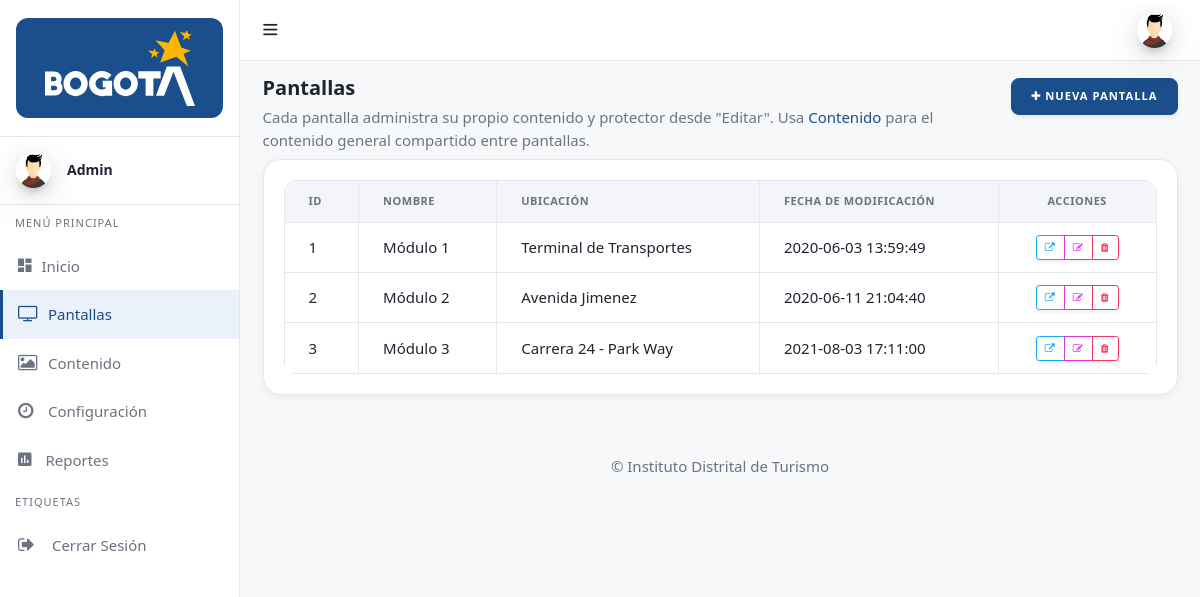
Screenshot of /admin/modulos.php (signed in) with the database file from the repository.
### tables this page shows
CREATE TABLE `usuarios` (
  `ID` int(11) NOT NULL,
  `Nombre` varchar(80) NOT NULL,
  `Correo` varchar(80) NOT NULL,
  `Foto_Usuario` varchar(80) NOT NULL,
  `Funcion` int(11) NOT NULL,
  `Password` varchar(50) NOT NULL
);

CREATE TABLE `modulos` (
  `ID` int(11) NOT NULL,
  `nombre_modulo` varchar(150) NOT NULL,
  `ubicacion` varchar(150) NOT NULL,
  `fecha_modificacion` datetime NOT NULL,
  `Usuario` varchar(50) NOT NULL
);

### admin/modulos.php (the view, shortened to what this page needs)
<?php
include 'assets/php/Conexion_DB.php';
$id = $_SESSION['id_Correo'];
$sql = "SELECT usuarios.ID, usuarios.Nombre, usuarios.Correo, usuarios.Foto_Usuario, funciones_usuario.Funcion FROM usuarios INNER JOIN funciones_usuario ON usuarios.Funcion = funciones_usuario.ID WHERE usuarios.ID = '$id' ";
$resultado = mysqli_query($conexion, $sql);
$datos = mysqli_fetch_array($resultado);
$name_user = $datos['Nombre'];
$mail_user = $datos['Correo'];
$foto_user = $datos['Foto_Usuario'];
$funcion_user = $datos['Funcion'];
$sql_modulos = "SELECT * FROM modulos ORDER BY ID ASC";
$consulta_modulos = mysqli_query($conexion, $sql_modulos);
$total_modulos = mysqli_num_rows($consulta_modulos);
?>
<!DOCTYPE html>
<html lang="es">
<head>
  <link href="assets/plugins/simplebar/css/simplebar.css" rel="stylesheet"/>
  <link href="assets/css/bootstrap.min.css" rel="stylesheet"/>
  <link href="assets/css/animate.css" rel="stylesheet" type="text/css"/>
  <link href="assets/css/icons.css" rel="stylesheet" type="text/css"/>
  <link href="assets/css/sidebar-menu.css" rel="stylesheet"/>
  <link href="assets/css/app-style.css" rel="stylesheet"/>
</head>
<body class="bg-theme bg-theme2">
 <div id="wrapper">
	 <?php include 'assets/php/menu_lateral.php' ?>
	 <?php include 'assets/php/menu_superior.php' ?>
  <div class="content-wrapper">
    <div class="container-fluid">
     <div class="row pt-2 pb-2">
        <div class="col-sm-9">
			<h4 class="page-title">Pantallas</h4>
			<p class="text-muted mb-0">Cada pantalla administra su propio contenido y protector desde "Editar". Usa <a href="contenido.php">Contenido</a> para el contenido general compartido entre pantallas.</p>
	   </div>
	   <div class="col-sm-3 text-right">
		   <a href="nuevo_modulo.php" class="btn btn-primary"><i class="fa fa-plus"></i> Nueva pantalla</a>
	   </div>
     </div>
      <div class="row">
        <div class="col-lg-12">
          <div class="card">
            <div class="card-body">
			  <div class="table-responsive">
              <table class="table table-bordered">
                <thead>
                  <tr>
                    <th scope="col">ID</th>
                    <th scope="col">Nombre</th>
                    <th scope="col">Ubicación</th>
                    <th scope="col">Fecha de Modificación</th>
					<th scope="col" class="text-center">Acciones</th>
                  </tr>
                </thead>
                <tbody>
				<?php if ($total_modulos === 0): ?>
				  <tr>
					<td colspan="5" class="text-center text-muted">No hay pantallas registradas todavía.</td>
				  </tr>
				<?php else: foreach ($consulta_modulos as $datos_modulos){
						$id_fila = $datos_modulos['ID'];
						$nombre_fila = htmlspecialchars($datos_modulos['nombre_modulo']);
				?>
                  <tr>
					<td><?php echo $id_fila; ?></td>
                    <td><?php echo $nombre_fila; ?></td>
                    <td><?php echo htmlspecialchars($datos_modulos['ubicacion']); ?></td>
					<td><?php echo $datos_modulos['fecha_modificacion']; ?></td>
					<td class="text-center">
						<div class="btn-group btn-group-sm" role="group">
							<a href="../app/index.php?pantalla=<?php echo $id_fila; ?>" target="_blank" rel="noopener noreferrer" class="btn btn-outline-primary" title="Ver pantalla" data-toggle="tooltip">
								<i class="fa fa-external-link"></i>
							</a>
							<a href="editar_modulo.php?id=<?php echo $id_fila; ?>" class="btn btn-outline-secondary" title="Editar">
								<i class="fa fa-edit"></i>
							</a>
							<a href="assets/php/eliminar_modulo.php?id=<?php echo $id_fila; ?>"
							   class="btn btn-outline-danger js-confirm-delete" title="Eliminar"
							   data-title="¿Eliminar pantalla?"
							   data-body="Esta acción eliminará la pantalla &quot;<?php echo $nombre_fila; ?>&quot; junto con su contenido y protector propios. Esta acción no se puede deshacer.">
								<i class="fa fa-trash"></i>
							</a>
						</div>
					</td>
                  </tr>
                 <?php } endif; ?>
                </tbody>
              </table>
            </div>
            </div>
          </div>
        </div>
    </div>
    </div>
   </div>
	<footer class="footer">
      <div class="container">
        <div class="text-center">
           © Instituto Distrital de Turismo
        </div>
      </div>
    </footer>
  </div>
</body>
</html>

### admin/assets/php/menu_lateral.php (shortened to what this page needs)
<?php
function idt_avatar($foto, $correo, $class = '', $variant = 'circle') {
	$foto = trim((string) $foto);
	if ($foto !== '' && file_exists(__DIR__ . '/../../' . $foto)) {
		return '<img class="' . htmlspecialchars($class) . '" src="' . htmlspecialchars($foto) . '" alt="Foto de perfil">';
	}
	$inicial = strtoupper(substr(trim((string) $correo), 0, 1));
	$variantClass = $variant === 'block' ? 'avatar-initial-block' : 'avatar-initial';
	return '<span class="' . $variantClass . ' ' . htmlspecialchars($class) . '">' . htmlspecialchars($inicial) . '</span>';
}
?>
<div id="sidebar-wrapper" data-simplebar="" data-simplebar-auto-hide="true">
	<div class="brand-logo">
      <a href="index.php" class="brand-logo-link">
       <span class="brand-plate">
         <img src="assets/images/logo-bogota.svg" class="brand-logo-svg" alt="Bogotá">
       </span>
     </a>
   </div>
   <div class="user-details">
	  <div class="media align-items-center user-pointer collapsed" data-toggle="collapse" data-target="#user-dropdown">
	    <div class="avatar">
			<?php echo idt_avatar($foto_user, $mail_user, 'mr-3 side-user-img'); ?>
		  </div>
	     <div class="media-body">
	     <h6 class="side-user-name"><?php echo $name_user; ?></h6>
	    </div>
       </div>
     </div>
      <ul class="sidebar-menu do-nicescrol">
      <li class="sidebar-header">MENÚ PRINCIPAL</li>
      <li>
        <a href="inicio.php" class="waves-effect">
          <i class="zmdi zmdi-view-dashboard"></i><span>Inicio</span>
        </a>
      </li>
	  <li>
        <a href="modulos.php" class="waves-effect">
          <i class="fa fa-tv"></i><span>Pantallas</span>
        </a>
      </li>
	  <li>
        <a href="contenido.php" class="waves-effect">
          <i class="fa fa-picture-o"></i><span>Contenido</span>
        </a>
      </li>
	  <li>
        <a href="configuracion.php" class="waves-effect">
          <i class="fa fa-clock-o"></i><span>Configuración</span>
        </a>
      </li>
	<?php
		if($funcion_user == 'Administrador'){
			echo '
	<li>
        <a href="reporte_pantallas.php" class="waves-effect">
          <i class="zmdi zmdi-chart"></i> <span>Reportes</span>
        </a>
      </li>
			';
		}
	?>
      <li class="sidebar-header">ETIQUETAS</li>
      <li>
		  <a href="assets/php/logout.php" class="waves-effect"><i class="fa fa-sign-out"></i>
		  <span>Cerrar Sesión</span></a>
	   </li>
    </ul>
   </div>

### admin/assets/php/menu_superior.php (shortened to what this page needs)
<header class="topbar-nav">
 <nav class="navbar navbar-expand fixed-top">
  <ul class="navbar-nav mr-auto align-items-center">
    <li class="nav-item">
      <a class="nav-link toggle-menu" href="javascript:void();">
       <i class="icon-menu menu-icon"></i>
     </a>
    </li>
  </ul>
  <ul class="navbar-nav align-items-center right-nav-link">
    <li class="nav-item">
      <a class="nav-link dropdown-toggle dropdown-toggle-nocaret" data-toggle="dropdown" href="#">
        <span class="user-profile"><?php echo idt_avatar($foto_user, $mail_user, 'img-circle'); ?></span>
      </a>
    </li>
  </ul>
</nav>
</header>

### admin/assets/css/sidebar-menu.css (style rules this page uses)
.sidebar-menu { list-style: none; margin: 0; padding: 0; background-color: transparent; }
.sidebar-menu>li { position: relative; margin: 0; padding: 0; }
.sidebar-menu>li>a { padding: 13px 5px 13px 15px; display: block; border-left: 3px solid transparent; color: rgba(255, 255, 255, 0.65); font-size: 15px; }
.sidebar-menu>li>a>.fa { width: 20px; }
.sidebar-menu>li:hover>a, .sidebar-menu>li.active>a { color: #ffffff; background: rgba(255, 255, 255, 0.15); border-left-color: #ffffff; }
.sidebar-menu li.sidebar-header { padding: 10px 25px 10px 15px; font-size: 12px; color: rgba(255, 255, 255, 0.5); }
.sidebar-menu a { color: #b8c7ce; text-decoration: none; }

### rows the page displays
usuarios: Foto_Usuario (picture), Nombre "Admin"
modulos: ID "1", nombre_modulo "Módulo 1", ubicacion "Terminal de Transportes", fecha_modificacion "2020-06-03 13:59:49"
modulos: ID "2", nombre_modulo "Módulo 2", ubicacion "Avenida Jimenez", fecha_modificacion "2020-06-11 21:04:40"
modulos: ID "3", nombre_modulo "Módulo 3", ubicacion "Carrera 24 - Park Way", fecha_modificacion "2021-08-03 17:11:00"
